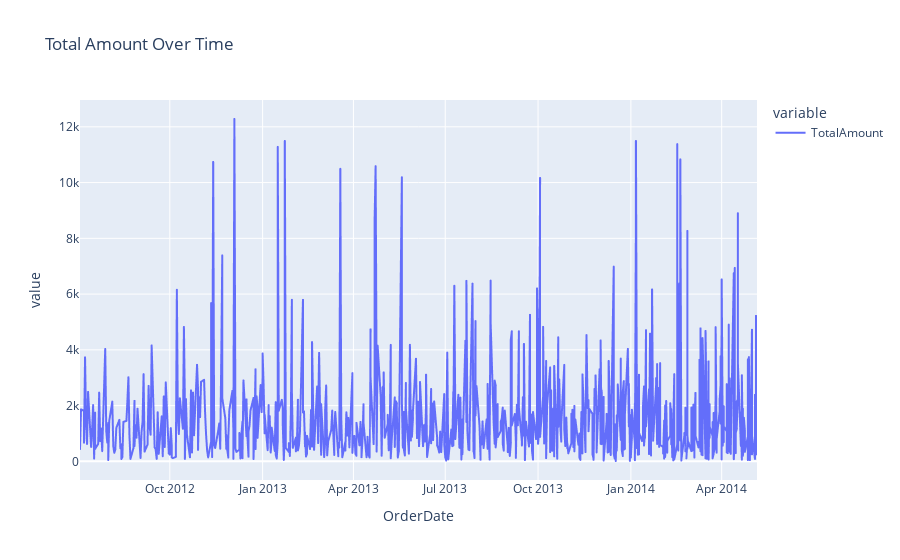

Write notebook code for a chart like this one.
### Code cell
px.line(data_frame=date_total, title='Total Amount Over Time')

### Figure 1 — Plotly figure (JSON) as saved in the notebook; plotly's stock layout.template omitted (floating-point values rounded to 4 significant figures; data arrays with more than 128 entries replaced by an {"elided": "..."} marker saying what was removed)
{"data": [{"hovertemplate": "variable=TotalAmount<br>OrderDate=%{x}<br>value=%{y}<extra></extra>", "legendgroup": "TotalAmount", "line": {"color": "#636efa", "dash": "solid"}, "marker": {"symbol": "circle"}, "mode": "lines", "name": "TotalAmount", "showlegend": true, "type": "scattergl", "x": {"elided": "2148 str values"}, "xaxis": "x", "y": {"elided": "2148 float values"}, "yaxis": "y"}], "layout": {"legend": {"title": {"text": "variable"}, "tracegroupgap": 0}, "title": {"text": "Total Amount Over Time"}, "xaxis": {"anchor": "y", "domain": [0, 1], "title": {"text": "OrderDate"}}, "yaxis": {"anchor": "x", "domain": [0, 1], "title": {"text": "value"}}}}
